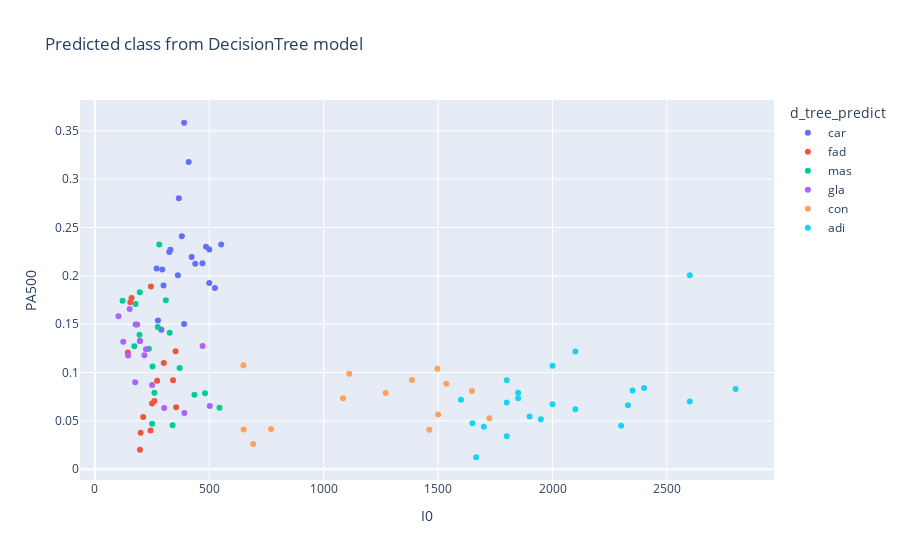

Notebook code for this chart:
### Markdown cell above
4\. Plot the predicted classes from the decision tree model. Compare (visually) to the plot of the predicted classes from the nearest neighbors model.

### Code cell
df_train["d_tree_predict"] = d_tree.predict(X_train)

px.scatter(df_train,
           x="I0",
           y="PA500",
           color="d_tree_predict",
           title="Predicted class from DecisionTree model")

### Figure 1 — Plotly figure (JSON) as saved in the notebook; plotly's stock layout.template omitted (floating-point values rounded to 4 significant figures)
{"data": [{"hovertemplate": "d_tree_predict=car<br>I0=%{x}<br>PA500=%{y}<extra></extra>", "legendgroup": "car", "marker": {"color": "#636efa", "symbol": "circle"}, "mode": "markers", "name": "car", "orientation": "v", "showlegend": true, "type": "scatter", "x": [524.8, 330, 551.9, 380, 362.8, 389.9, 290.5, 275.7, 470, 423, 410, 500, 438.8, 366.9, 485.7, 390, 269.5, 300, 325, 294.5, 500], "xaxis": "x", "y": [0.1874, 0.2269, 0.2325, 0.2409, 0.2007, 0.1501, 0.1442, 0.1539, 0.2131, 0.2196, 0.3178, 0.2272, 0.2124, 0.2801, 0.2302, 0.3583, 0.2075, 0.1901, 0.2246, 0.2066, 0.1927], "yaxis": "y"}, {"hovertemplate": "d_tree_predict=fad<br>I0=%{x}<br>PA500=%{y}<extra></extra>", "legendgroup": "fad", "marker": {"color": "#EF553B", "symbol": "circle"}, "mode": "markers", "name": "fad", "orientation": "v", "showlegend": true, "type": "scatter", "x": [211, 196.9, 245, 352.7, 243.3, 259.9, 250, 200, 355, 272, 341.6, 160.3, 301.3, 155, 144], "xaxis": "x", "y": [0.05393, 0.02007, 0.189, 0.122, 0.03997, 0.07069, 0.06807, 0.0377, 0.06405, 0.09146, 0.09198, 0.177, 0.1098, 0.1728, 0.1206], "yaxis": "y"}, {"hovertemplate": "d_tree_predict=mas<br>I0=%{x}<br>PA500=%{y}<extra></extra>", "legendgroup": "mas", "marker": {"color": "#00cc96", "symbol": "circle"}, "mode": "markers", "name": "mas", "orientation": "v", "showlegend": true, "type": "scatter", "x": [178, 195, 435.1, 250, 339.5, 236, 481.5, 252, 172.5, 121, 196.4, 370.4, 260.3, 544.7, 310, 275.0, 281.3, 327], "xaxis": "x", "y": [0.1709, 0.1391, 0.07697, 0.04712, 0.04538, 0.1246, 0.07854, 0.1061, 0.1272, 0.1742, 0.1829, 0.1047, 0.07906, 0.0637, 0.1747, 0.1471, 0.2323, 0.141], "yaxis": "y"}, {"hovertemplate": "d_tree_predict=gla<br>I0=%{x}<br>PA500=%{y}<extra></extra>", "legendgroup": "gla", "marker": {"color": "#ab63fa", "symbol": "circle"}, "mode": "markers", "name": "gla", "orientation": "v", "showlegend": true, "type": "scatter", "x": [470.5, 223, 152, 303, 250, 197, 197, 216.4, 178, 185, 391, 502, 176, 145, 124.1, 103], "xaxis": "x", "y": [0.1274, 0.1241, 0.1658, 0.06336, 0.08709, 0.1326, 0.1326, 0.1178, 0.1496, 0.1497, 0.05812, 0.06528, 0.08988, 0.1176, 0.1319, 0.1581], "yaxis": "y"}, {"hovertemplate": "d_tree_predict=con<br>I0=%{x}<br>PA500=%{y}<extra></extra>", "legendgroup": "con", "marker": {"color": "#FFA15A", "symbol": "circle"}, "mode": "markers", "name": "con", "orientation": "v", "showlegend": true, "type": "scatter", "x": [1724.0, 1386.0, 1084.0, 649.4, 1500, 770, 650, 692.0, 1462.0, 1497.0, 1112.0, 1271.0, 1648.0, 1536.0], "xaxis": "x", "y": [0.05271, 0.09233, 0.07348, 0.1075, 0.05655, 0.04163, 0.04102, 0.02601, 0.04084, 0.1038, 0.09879, 0.07889, 0.08098, 0.08849], "yaxis": "y"}, {"hovertemplate": "d_tree_predict=adi<br>I0=%{x}<br>PA500=%{y}<extra></extra>", "legendgroup": "adi", "marker": {"color": "#19d3f3", "symbol": "circle"}, "mode": "markers", "name": "adi", "orientation": "v", "showlegend": true, "type": "scatter", "x": [2100, 1800, 2100, 1666.0, 1700, 1949.0, 1850, 2350, 1800, 1900, 1800, 1850, 1650, 2800, 2330.0, 2400, 2000, 2000, 2600, 1600, 2300, 2600], "xaxis": "x", "y": [0.06196, 0.03421, 0.1216, 0.01239, 0.04398, 0.0518, 0.07915, 0.08151, 0.09198, 0.05445, 0.06912, 0.0733, 0.04765, 0.08308, 0.06615, 0.08412, 0.0672, 0.107, 0.2005, 0.07191, 0.04503, 0.06999], "yaxis": "y"}], "layout": {"legend": {"title": {"text": "d_tree_predict"}, "tracegroupgap": 0}, "title": {"text": "Predicted class from DecisionTree model"}, "xaxis": {"anchor": "y", "domain": [0, 1], "title": {"text": "I0"}}, "yaxis": {"anchor": "x", "domain": [0, 1], "title": {"text": "PA500"}}}}
